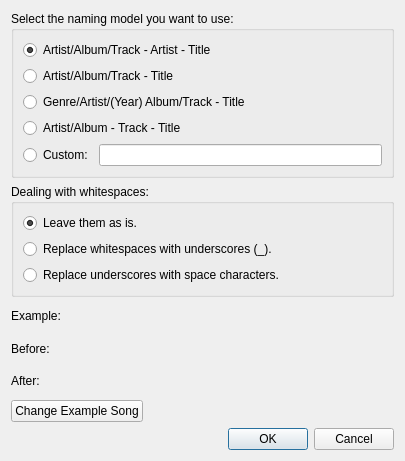
<?xml version="1.0" encoding="UTF-8"?>
<ui version="4.0">
 <class>MassRenameDialog</class>
 <widget class="QDialog" name="MassRenameDialog">
  <property name="geometry">
   <rect>
    <x>0</x>
    <y>0</y>
    <width>405</width>
    <height>461</height>
   </rect>
  </property>
  <property name="windowTitle">
   <string>Dialog</string>
  </property>
  <layout class="QVBoxLayout" name="verticalLayout_2">
   <item>
    <widget class="QGroupBox" name="groupBox">
     <property name="title">
      <string>Select the naming model you want to use:</string>
     </property>
     <layout class="QGridLayout" name="gridLayout">
      <item row="0" column="0" colspan="2">
       <widget class="QRadioButton" name="modelButton1">
        <property name="text">
         <string>Artist/Album/Track - Artist - Title</string>
        </property>
        <property name="checked">
         <bool>true</bool>
        </property>
       </widget>
      </item>
      <item row="1" column="0" colspan="2">
       <widget class="QRadioButton" name="modelButton2">
        <property name="text">
         <string>Artist/Album/Track - Title</string>
        </property>
       </widget>
      </item>
      <item row="2" column="0" colspan="2">
       <widget class="QRadioButton" name="modelButton3">
        <property name="text">
         <string>Genre/Artist/(Year) Album/Track - Title</string>
        </property>
       </widget>
      </item>
      <item row="3" column="0" colspan="2">
       <widget class="QRadioButton" name="modelButton4">
        <property name="text">
         <string>Artist/Album - Track - Title</string>
        </property>
       </widget>
      </item>
      <item row="4" column="0">
       <widget class="QRadioButton" name="modelButton5">
        <property name="text">
         <string>Custom:</string>
        </property>
       </widget>
      </item>
      <item row="4" column="1">
       <widget class="QLineEdit" name="customModelField"/>
      </item>
     </layout>
    </widget>
   </item>
   <item>
    <widget class="QGroupBox" name="groupBox_2">
     <property name="title">
      <string>Dealing with whitespaces:</string>
     </property>
     <layout class="QVBoxLayout" name="verticalLayout_3">
      <item>
       <widget class="QRadioButton" name="whitespaceButton1">
        <property name="text">
         <string>Leave them as is.</string>
        </property>
        <property name="checked">
         <bool>true</bool>
        </property>
       </widget>
      </item>
      <item>
       <widget class="QRadioButton" name="whitespaceButton2">
        <property name="text">
         <string>Replace whitespaces with underscores (_).</string>
        </property>
       </widget>
      </item>
      <item>
       <widget class="QRadioButton" name="whitespaceButton3">
        <property name="text">
         <string>Replace underscores with space characters.</string>
        </property>
       </widget>
      </item>
     </layout>
    </widget>
   </item>
   <item>
    <widget class="QLabel" name="label_3">
     <property name="text">
      <string>Example:</string>
     </property>
    </widget>
   </item>
   <item>
    <widget class="QLabel" name="exampleBeforeLabel">
     <property name="sizePolicy">
      <sizepolicy hsizetype="Ignored" vsizetype="Preferred">
       <horstretch>0</horstretch>
       <verstretch>0</verstretch>
      </sizepolicy>
     </property>
     <property name="text">
      <string>Before:</string>
     </property>
    </widget>
   </item>
   <item>
    <widget class="QLabel" name="exampleAfterLabel">
     <property name="sizePolicy">
      <sizepolicy hsizetype="Ignored" vsizetype="Preferred">
       <horstretch>0</horstretch>
       <verstretch>0</verstretch>
      </sizepolicy>
     </property>
     <property name="text">
      <string>After:</string>
     </property>
    </widget>
   </item>
   <item>
    <widget class="QPushButton" name="changeExampleButton">
     <property name="sizePolicy">
      <sizepolicy hsizetype="Maximum" vsizetype="Fixed">
       <horstretch>0</horstretch>
       <verstretch>0</verstretch>
      </sizepolicy>
     </property>
     <property name="text">
      <string>Change Example Song</string>
     </property>
    </widget>
   </item>
   <item>
    <widget class="QDialogButtonBox" name="buttonBox">
     <property name="orientation">
      <enum>Qt::Horizontal</enum>
     </property>
     <property name="standardButtons">
      <set>QDialogButtonBox::Cancel|QDialogButtonBox::Ok</set>
     </property>
    </widget>
   </item>
  </layout>
 </widget>
 <resources/>
 <connections>
  <connection>
   <sender>buttonBox</sender>
   <signal>accepted()</signal>
   <receiver>MassRenameDialog</receiver>
   <slot>accept()</slot>
   <hints>
    <hint type="sourcelabel">
     <x>248</x>
     <y>254</y>
    </hint>
    <hint type="destinationlabel">
     <x>157</x>
     <y>274</y>
    </hint>
   </hints>
  </connection>
  <connection>
   <sender>buttonBox</sender>
   <signal>rejected()</signal>
   <receiver>MassRenameDialog</receiver>
   <slot>reject()</slot>
   <hints>
    <hint type="sourcelabel">
     <x>316</x>
     <y>260</y>
    </hint>
    <hint type="destinationlabel">
     <x>286</x>
     <y>274</y>
    </hint>
   </hints>
  </connection>
 </connections>
</ui>
